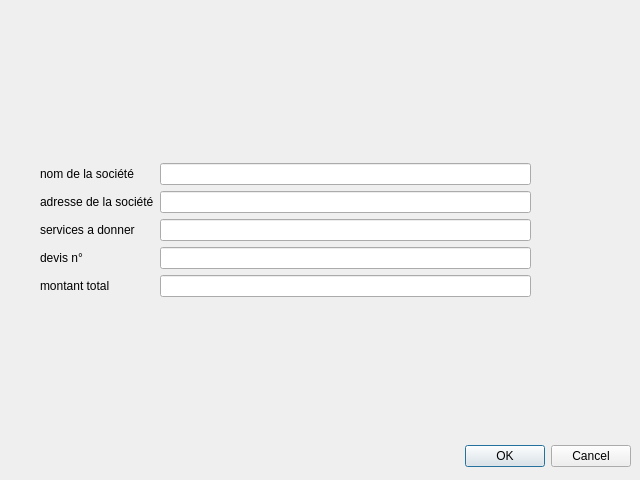
<?xml version="1.0" encoding="UTF-8"?>
<ui version="4.0">
 <class>ajouterdevis</class>
 <widget class="QDialog" name="ajouterdevis">
  <property name="geometry">
   <rect>
    <x>0</x>
    <y>0</y>
    <width>640</width>
    <height>480</height>
   </rect>
  </property>
  <property name="windowTitle">
   <string>Dialog</string>
  </property>
  <widget class="QDialogButtonBox" name="buttonBox">
   <property name="geometry">
    <rect>
     <x>10</x>
     <y>440</y>
     <width>621</width>
     <height>32</height>
    </rect>
   </property>
   <property name="orientation">
    <enum>Qt::Horizontal</enum>
   </property>
   <property name="standardButtons">
    <set>QDialogButtonBox::Cancel|QDialogButtonBox::Ok</set>
   </property>
  </widget>
  <widget class="QWidget" name="layoutWidget">
   <property name="geometry">
    <rect>
     <x>40</x>
     <y>70</y>
     <width>491</width>
     <height>321</height>
    </rect>
   </property>
   <layout class="QGridLayout" name="gridLayout">
    <item row="0" column="0">
     <layout class="QVBoxLayout" name="verticalLayout_2">
      <item>
       <widget class="QLabel" name="label">
        <property name="text">
         <string>nom de la société</string>
        </property>
       </widget>
      </item>
      <item>
       <widget class="QLabel" name="label_2">
        <property name="text">
         <string>adresse de la société</string>
        </property>
       </widget>
      </item>
      <item>
       <widget class="QLabel" name="label_3">
        <property name="text">
         <string>services a donner</string>
        </property>
       </widget>
      </item>
      <item>
       <widget class="QLabel" name="label_4">
        <property name="text">
         <string>devis n°</string>
        </property>
       </widget>
      </item>
      <item>
       <widget class="QLabel" name="label_5">
        <property name="text">
         <string>montant total</string>
        </property>
       </widget>
      </item>
     </layout>
    </item>
    <item row="0" column="1">
     <layout class="QVBoxLayout" name="verticalLayout">
      <item>
       <widget class="QLineEdit" name="nomdelasociete"/>
      </item>
      <item>
       <widget class="QLineEdit" name="adresse"/>
      </item>
      <item>
       <widget class="QLineEdit" name="servise"/>
      </item>
      <item>
       <widget class="QLineEdit" name="num"/>
      </item>
      <item>
       <widget class="QLineEdit" name="montant"/>
      </item>
     </layout>
    </item>
   </layout>
  </widget>
 </widget>
 <resources/>
 <connections>
  <connection>
   <sender>buttonBox</sender>
   <signal>accepted()</signal>
   <receiver>ajouterdevis</receiver>
   <slot>accept()</slot>
   <hints>
    <hint type="sourcelabel">
     <x>248</x>
     <y>254</y>
    </hint>
    <hint type="destinationlabel">
     <x>157</x>
     <y>274</y>
    </hint>
   </hints>
  </connection>
  <connection>
   <sender>buttonBox</sender>
   <signal>rejected()</signal>
   <receiver>ajouterdevis</receiver>
   <slot>reject()</slot>
   <hints>
    <hint type="sourcelabel">
     <x>316</x>
     <y>260</y>
    </hint>
    <hint type="destinationlabel">
     <x>286</x>
     <y>274</y>
    </hint>
   </hints>
  </connection>
 </connections>
</ui>
